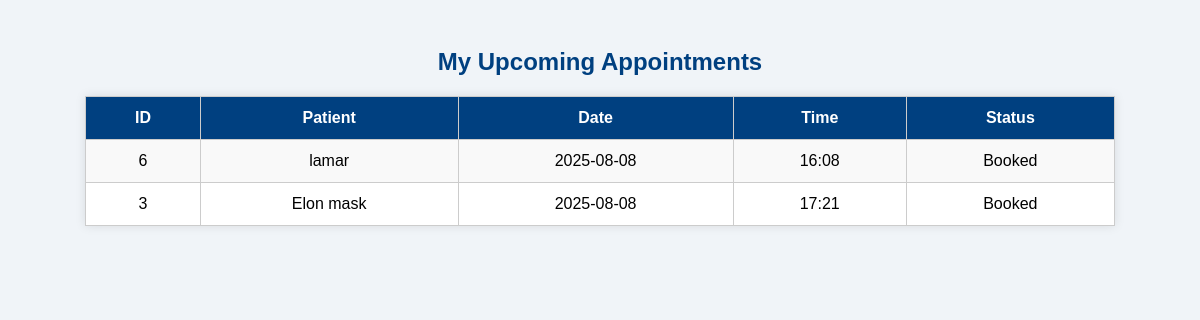
Page /myschedule.php (signed in) on the committed database.
### tables this page shows
CREATE TABLE `appointments` (
  `id` int(11) NOT NULL,
  `patient_id` int(11) NOT NULL,
  `doctor_id` int(11) NOT NULL,
  `appointment_datetime` datetime NOT NULL,
  `status` enum('booked','canceled','completed') DEFAULT 'booked',
  `notes` text DEFAULT NULL,
  `created_at` timestamp NOT NULL DEFAULT current_timestamp()
);

CREATE TABLE `users` (
  `id` int(11) NOT NULL,
  `name` varchar(100) NOT NULL,
  `email` varchar(100) NOT NULL,
  `password` varchar(255) NOT NULL,
  `role` enum('admin','doctor','patient') NOT NULL,
  `created_at` timestamp NOT NULL DEFAULT current_timestamp(),
  `specialization` varchar(100) DEFAULT NULL
);

### myschedule.php (the view, shortened to what this page needs)
<?php
require 'connect.php';
$doctor_id = $_SESSION['user_id'];
$query = "
    SELECT
        a.id,
        a.appointment_datetime,
        u.name AS patient_name,
        a.status
    FROM
        appointments a
    JOIN users u ON a.patient_id = u.id
    WHERE
        a.doctor_id = ?
        AND a.appointment_datetime >= NOW()
    ORDER BY a.appointment_datetime ASC
";
$stmt = $conn->prepare($query);
$stmt->bind_param('i', $doctor_id);
$stmt->execute();
$result = $stmt->get_result();
?>
<!DOCTYPE html>
<html lang="en">
<head>
</head>
<body>
  <h2>My Upcoming Appointments</h2>
  <table>
    <tr>
      <th>ID</th>
      <th>Patient</th>
      <th>Date</th>
      <th>Time</th>
      <th>Status</th>
    </tr>
    <?php while ($row = $result->fetch_assoc()):
      $datetime = new DateTime($row['appointment_datetime']);
      $date = $datetime->format('Y-m-d');
      $time = $datetime->format('H:i');
      $status = strtolower($row['status']);
    ?>
      <tr>
        <td><?php echo $row['id']; ?></td>
        <td><?php echo htmlspecialchars($row['patient_name']); ?></td>
        <td><?php echo $date; ?></td>
        <td><?php echo $time; ?></td>
        <td class="status-<?php echo $status; ?>"><?php echo ucfirst($status); ?></td>
      </tr>
    <?php endwhile; ?>
  </table>
</body>
</html>

### myschedule.php (style rules this page uses)
body { font-family: Arial, sans-serif; background: #f0f4f8; padding: 20px; }
h2 { text-align: center; margin-bottom: 20px; color: #004080; }
table { width: 90%; margin: auto; border-collapse: collapse; background: white; box-shadow: 0 0 10px rgba(0,0,0,0.1); }
th, td { padding: 12px 15px; border: 1px solid #ccc; text-align: center; }
th { background: #004080; color: white; }
tr:nth-child(even) { background: #f9f9f9; }

### rows in the picture
appointments: id "6", patient.name "lamar", appointment_datetime "2025-08-08", appointment_datetime "16:08", status "Booked"
appointments: id "3", patient.name "Elon mask", appointment_datetime "2025-08-08", appointment_datetime "17:21", status "Booked"
